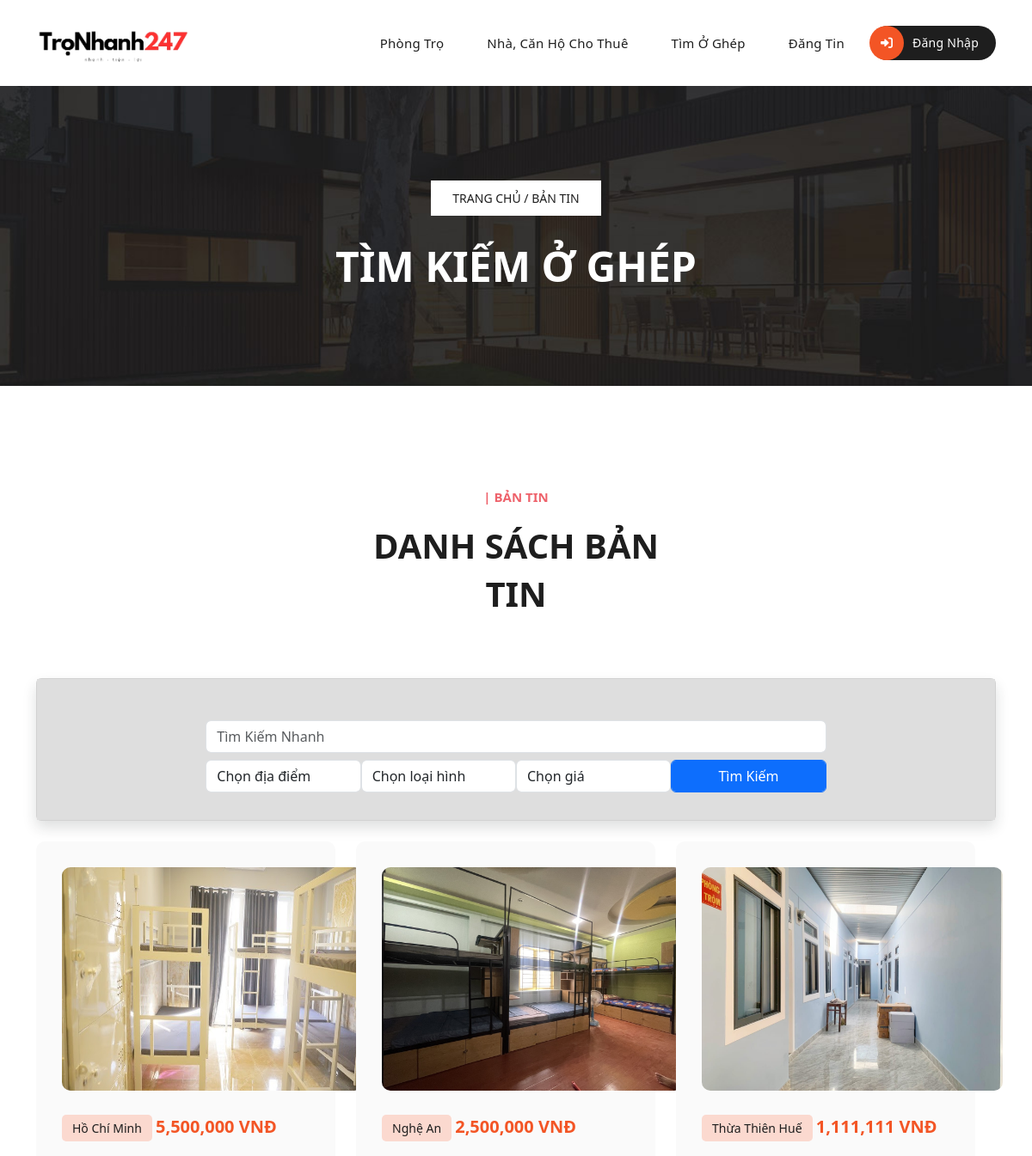
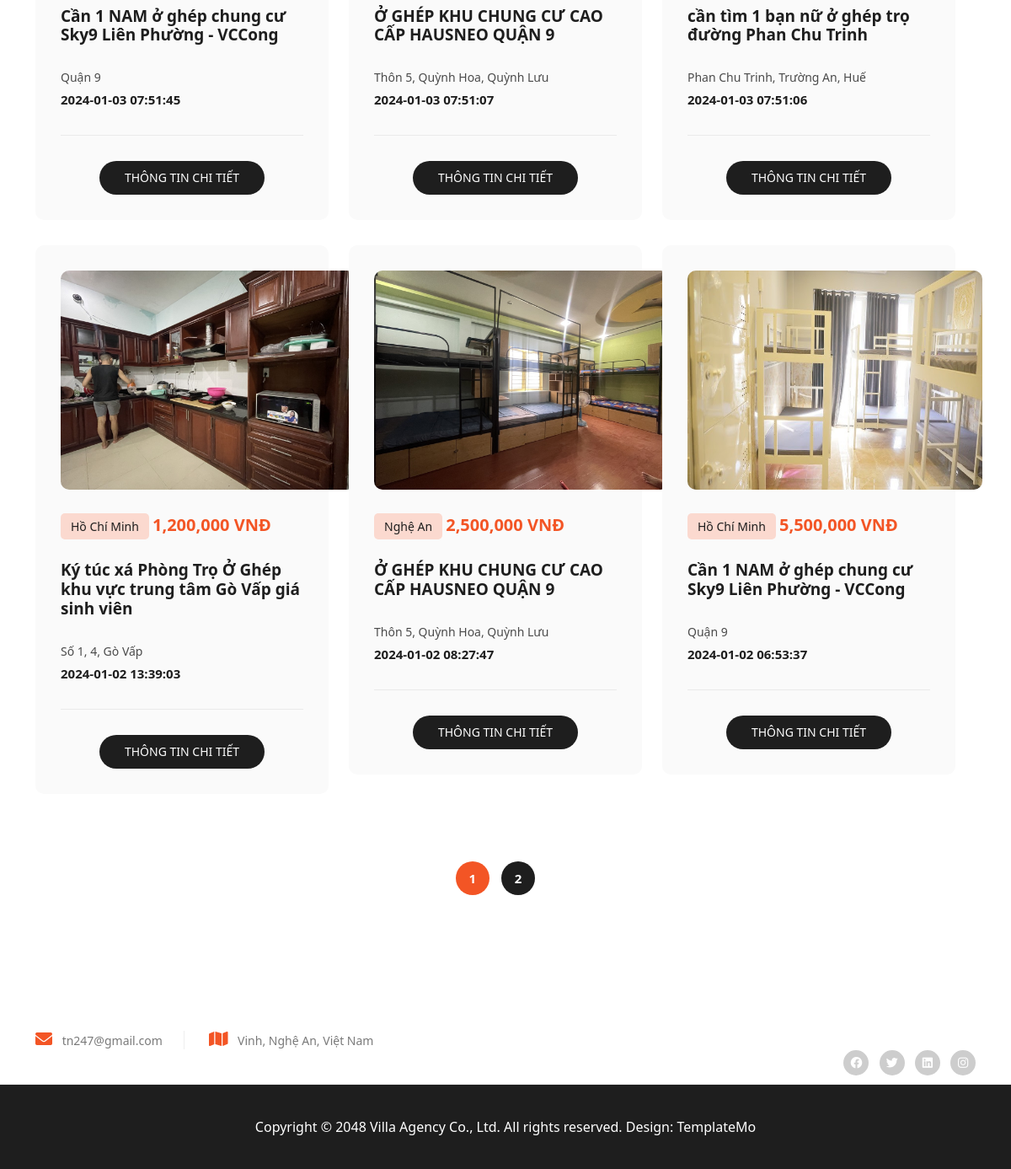
Page /bantin2.php on the committed database (2 pictures, top to bottom).
### tables this page shows
CREATE TABLE `tblmenu` (
  `MenuID` int(10) NOT NULL,
  `MenuName` varchar(100) NOT NULL,
  `Levels` int(20) NOT NULL,
  `IsActive` int(10) NOT NULL,
  `Link` varchar(250) NOT NULL,
  `Position` int(10) NOT NULL
);

CREATE TABLE `tbltindv` (
  `TinID` int(100) NOT NULL,
  `Tk_ID` int(100) NOT NULL,
  `Tin_title` varchar(255) NOT NULL,
  `Tin_chitiet` text NOT NULL,
  `Ltin_ID` int(10) NOT NULL,
  `Tin_hinhthuc` varchar(255) NOT NULL,
  `Tin_diachi` varchar(250) NOT NULL,
  `Tin_diachichitiet` varchar(255) NOT NULL,
  `Tin_gia` varchar(250) NOT NULL,
  `Tin_dientich` int(100) NOT NULL,
  `Tin_phong` int(100) NOT NULL,
  `Tin_toida` int(100) NOT NULL,
  `Tin_phongtrong` int(100) NOT NULL,
  `Tin_tuquan` int(10) NOT NULL,
  `Tin_time` datetime NOT NULL,
  `Tttindv_ID` int(10) NOT NULL,
  `Tin_image1` varchar(255) NOT NULL,
  `Tin_image2` varchar(255) NOT NULL,
  `Tin_image3` varchar(255) NOT NULL,
  `Tin_gtuutien` int(100) NOT NULL,
  `Description` varchar(255) NOT NULL,
  `Tin_svip` int(100) NOT NULL,
  `Tin_trangthai` int(100) NOT NULL
);

### bantin2.php (the view, shortened to what this page needs)
<?php include("header.php");
?>
<div class="page-heading header-text">
    <div class="container">
      <div class="row">
        <div class="col-lg-12">
          <span class="breadcrumb"><a href="index.php">TRANG CHỦ</a>  /  BẢN TIN</span>
          <h3>TÌM KIẾM Ở GHÉP</h3>
        </div>
      </div>
    </div>
  </div>
<div class="properties section">
  <div class="container">
    <div class="row">
      <div class="col-lg-4 offset-lg-4">
        <div class="section-heading text-center">
          <h6>| Bản Tin</h6>
          <h2>DANH SÁCH BẢN TIN</h2>
        </div>
      </div>
      <div class="search-bar">
        <div class="card shadow mb-4">
          <div class="card-body" style="background-color: #dedede;">
            <div class="row">
              <div class="container mt-3">
                <div class="col-md-12 mb-2 mt-3 d-flex justify-content-center">
                  <div class="form-group col-md-8 mb-12 d-flex search-results">
                    <form id="search-form" class="col-md-12 mb-12">
                      <input type="text" class="form-control" name="timkiem" id="timkiem" placeholder="Tìm Kiếm Nhanh">
                    </form>
                  </div>
                </div>
              </div>
              <form method="get" action="">
                <div class="col-md-12 mb-2 d-flex justify-content-center">
                  <div class="col-md-2 mb-2">
                    <select class="form-control" name="Tin_diachi" id="Tin_diachi" required>
                      <option selected disabled value="0">Chọn địa điểm</option>
                    </select>
                  </div>
                  <div class="col-md-2 mb-1">
                    <select class="form-control" name="Tin_hinhthuc" id="Tin_hinhthuc" required>
                      <option selected disabled value="0">Chọn loại hình</option>
                    </select>
                  </div>
                  <div class="col-md-2 mb-2">
                    <select class="form-control" name="Tin_gia" id="Tin_gia" required>
                      <option selected disabled value="0">Chọn giá</i></option>
                    </select>
                  </div>
                  <div class="col-md-2 mb-1">
                    <button type="submit" class="form-control btn btn-primary">Tìm Kiếm</button>
                  </div>
                </div>
              </form>
            </div>
          </div>
        </div>
      </div>
    </div>
    <div class="row">
      <?php
      include_once(__DIR__ . '/model/config.php');
      if ($_SERVER["REQUEST_METHOD"] == "GET") {
        $search_query = "SELECT * FROM tbltindv  Where Tin_trangthai = 1 AND Ltin_ID = 3";
        $item_pre_page = !empty($_GET['per_page'])?($_GET['per_page']):6;
        $current_page = !empty($_GET['page'])?($_GET['page']):1;
        $offset = ($current_page - 1)* $item_pre_page;
        $search_query .=" ORDER BY Tin_time DESC LIMIT $item_pre_page OFFSET $offset";
        $result = mysqli_query($conn, $search_query);
        $dataroms = [];
        $TT = 1;
        while ($row = mysqli_fetch_array($result, MYSQLI_ASSOC)) {
          $dataroms[] = [
            'TT' => $TT,
            'TinID' => $row['TinID'],
            'Tin_title' => $row['Tin_title'],
            'Tin_gia' => $row['Tin_gia'],
            'Tin_phong' => $row['Tin_phong'],
            'Tin_dientich' => $row['Tin_dientich'],
            'Tin_toida' => $row['Tin_toida'],
            'Tin_phongtrong' => $row['Tin_phongtrong'],
            'Tin_diachi' => $row['Tin_diachi'],
            'Tin_diachichitiet' => $row['Tin_diachichitiet'],
            'Tin_tuquan' => $row['Tin_tuquan'],
            'Tin_image1' => $row['Tin_image1'],
            'Tin_time' => $row['Tin_time'],
          ];
          $TT++;
        }
      }
      ?>
      <div class="row">
        <?php foreach ($dataroms as $room) : ?>
          <div class="col-lg-4 col-md-6">
            <div class="item">
              <a href="chitietbantin.php?id=<?php echo $room['TinID']; ?>"><img style="height: 260px; width: 350px;" src="<?php echo $room['Tin_image1']; ?>" alt=""></a>
              <span class="category"><?php echo $room['Tin_diachi']; ?></span>
              <h6><?php echo number_format($room['Tin_gia']); ?> VNĐ</h6>
              <h4><a href="chitietbantin.php?id=<?php echo $room['TinID']; ?>"><?php echo $room['Tin_title']; ?></a></h4>
              <p><?php echo $room['Tin_diachichitiet']; ?></p>
              <ul>
                <li><span><?php echo $room['Tin_time']; ?></span></li>
              </ul>
              <div class="main-button">
                <a href="chitietbantin.php?id=<?php echo $room['TinID']; ?>">THÔNG TIN CHI TIẾT</a>
              </div>
            </div>
          </div>
        <?php endforeach; ?>
      </div>
      <?php include('phantrang.php') ?>
    </div>
  </div>
</div>
<?php include("footer.php");?>

### header.php (shortened to what this page needs)
<!DOCTYPE html>
<html lang="en">
  <head>
    <link href="vendor/bootstrap/css/bootstrap.min.css" rel="stylesheet">
    <link rel="stylesheet" href="assets/css/fontawesome.css">
    <link rel="stylesheet" href="assets/css/templatemo-villa-agency.css">
    <link rel="stylesheet" href="assets/css/owl.css">
    <link rel="stylesheet" href="assets/css/animate.css">
    <link rel="stylesheet"href="https://unpkg.com/swiper@7/swiper-bundle.min.css"/>
  </head>
<body>
  <header class="header-area header-sticky">
    <div class="container">
        <div class="row">
            <div class="col-12">
                <nav class="main-nav">
                    <a href="index.php" class="logo">
                        <img style="height: 100px;" src="assets/images/logo.png" alt="">
                    </a>
                    <ul class="nav">
                    <?php
                        include_once(__DIR__.'/model/config.php');
                        $danhsach = "SELECT MenuName, Link FROM `tblmenu` WHERE IsActive = 1 ORDER BY levels ASC";
                        $result = mysqli_query($conn,$danhsach);
                        $data = [];
                        $TT = 1;
                        while($row = mysqli_fetch_array($result,MYSQLI_ASSOC)){
                          $data[] = array(
                            'TT' => $TT,
                            'MenuName' => $row['MenuName'],
                            'Link' => $row['Link']
                          );
                          $TT++;
                        }
                      ?>
                      <?php foreach ($data as $row) : ?>
                        <li><a href="<?php echo $row['Link'] ?>" class=""><?php echo $row['MenuName']; ?></a></li>
                      <?php endforeach; ?>
                      <?php
                        if(isset($_SESSION['username'])){
                          if($_SESSION['level'] == 2){
                            echo '<li><a href="admin">Admin</a></li>';
                          }
                          echo '<li><a href="profile.php"><i class="fa-solid fa-user"></i> Xin Chào, '.$_SESSION['username'].'</a></li>';
                          echo '<li><a href="model/deletesession.php"><i class="fa-solid fa-right-to-bracket"></i>Đăng Xuất</a></li>';
                        }
                        else{
                          echo '<li><a href="login.php"><i class="fa-solid fa-right-to-bracket"></i>Đăng Nhập</a></li>';
                        }
                      ?>
                  </ul>
                </nav>
            </div>
        </div>
    </div>
  </header>

### rows in the picture
tblmenu: MenuName "Phòng Trọ"
tblmenu: MenuName "Nhà, Căn Hộ Cho Thuê"
tblmenu: MenuName "Tìm Ở Ghép"
tblmenu: MenuName "Đăng Tin"
tbltindv: Tin_image1 (picture), Tin_diachi "Hồ Chí Minh", Tin_gia "5,500,000", Tin_title "Cần 1 NAM ở ghép chung cư Sky9 Liên Phường - VCCong", Tin_diachichitiet "Quận 9", Tin_time "2024-01-03 07:51:45"
tbltindv: Tin_image1 (picture), Tin_diachi "Nghệ An", Tin_gia "2,500,000", Tin_title "Ở GHÉP KHU CHUNG CƯ CAO CẤP HAUSNEO QUẬN 9", Tin_diachichitiet "Thôn 5, Quỳnh Hoa, Quỳnh Lưu", Tin_time "2024-01-03 07:51:07"
tbltindv: Tin_image1 (picture), Tin_diachi "Thừa Thiên Huế", Tin_gia "1,111,111", Tin_title "cần tìm 1 bạn nữ ở ghép trọ đường Phan Chu Trinh", Tin_diachichitiet "Phan Chu Trinh, Trường An, Huế", Tin_time "2024-01-03 07:51:06"
tbltindv: Tin_image1 (picture), Tin_diachi "Hồ Chí Minh", Tin_gia "1,200,000", Tin_title "Ký túc xá Phòng Trọ Ở Ghép khu vực trung tâm Gò Vấp giá sinh viên", Tin_diachichitiet "Số 1, 4, Gò Vấp", Tin_time "2024-01-02 13:39:03"
tbltindv: Tin_image1 (picture), Tin_diachi "Nghệ An", Tin_gia "2,500,000", Tin_title "Ở GHÉP KHU CHUNG CƯ CAO CẤP HAUSNEO QUẬN 9", Tin_diachichitiet "Thôn 5, Quỳnh Hoa, Quỳnh Lưu", Tin_time "2024-01-02 08:27:47"
tbltindv: Tin_image1 (picture), Tin_diachi "Hồ Chí Minh", Tin_gia "5,500,000", Tin_title "Cần 1 NAM ở ghép chung cư Sky9 Liên Phường - VCCong", Tin_diachichitiet "Quận 9", Tin_time "2024-01-02 06:53:37"
